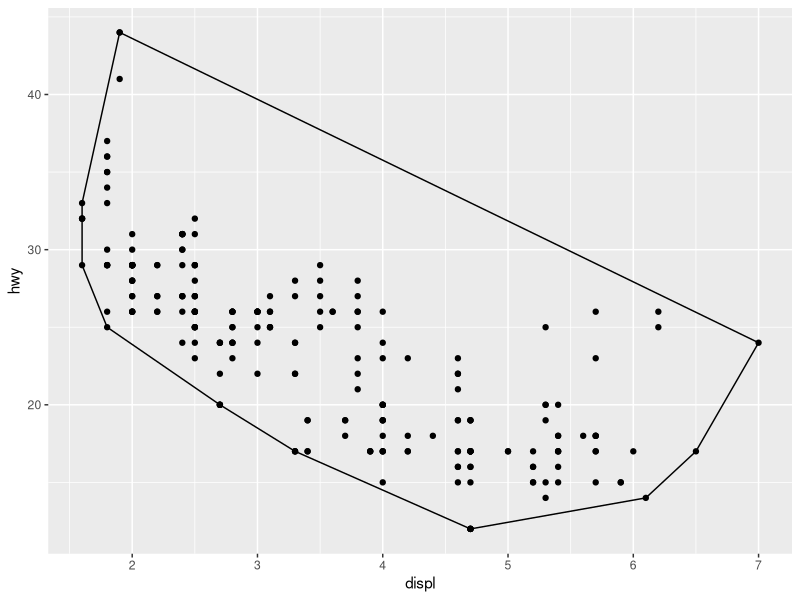
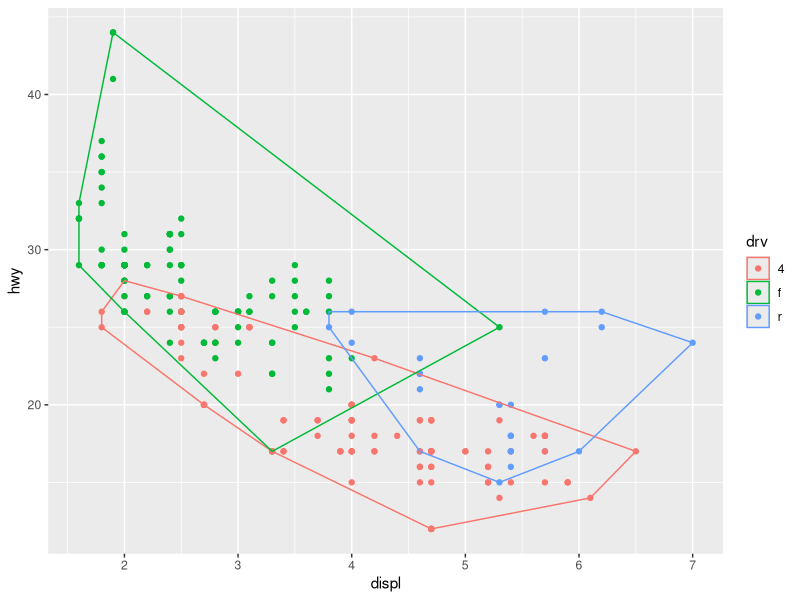
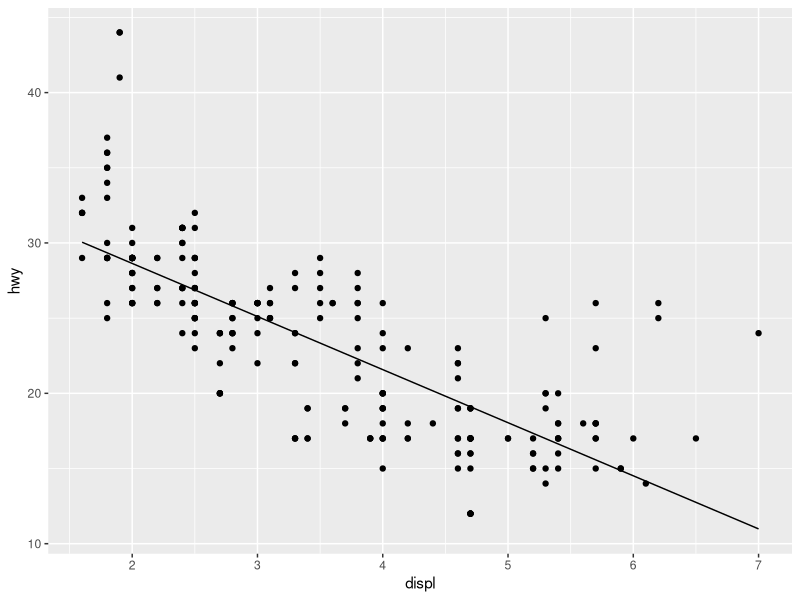
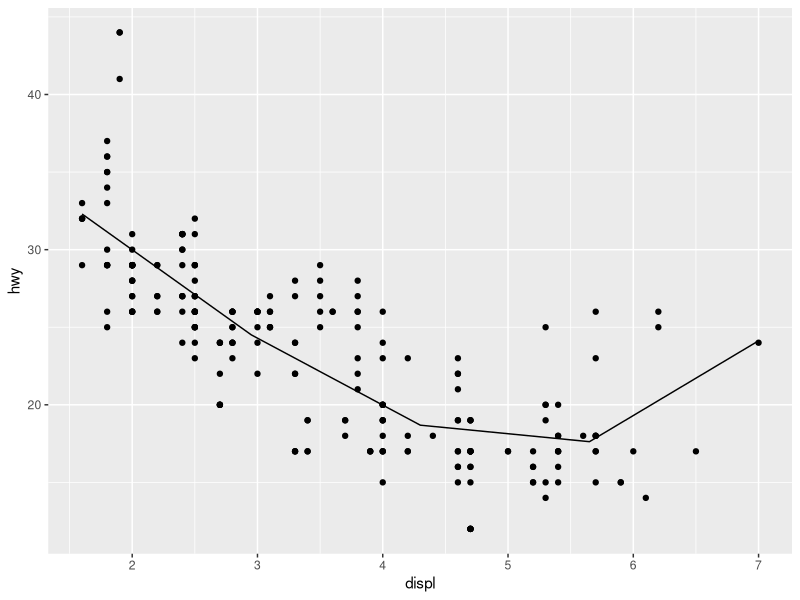
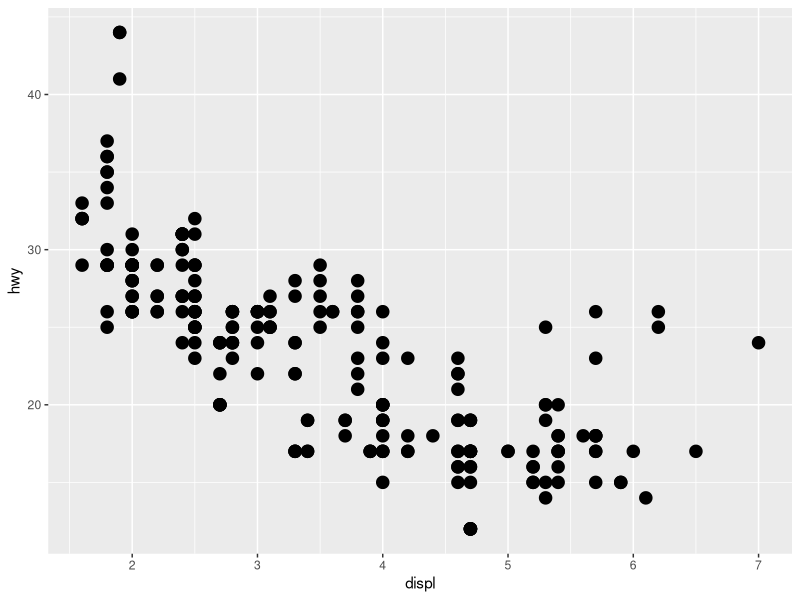
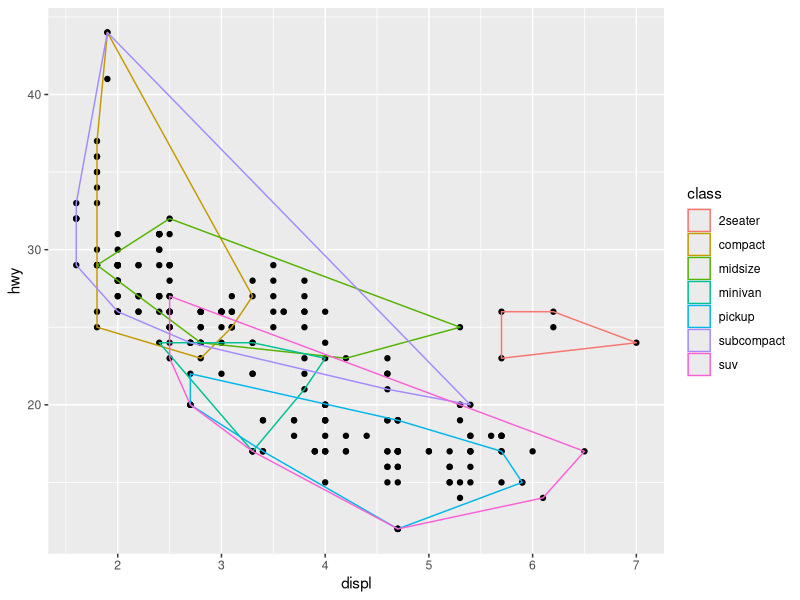
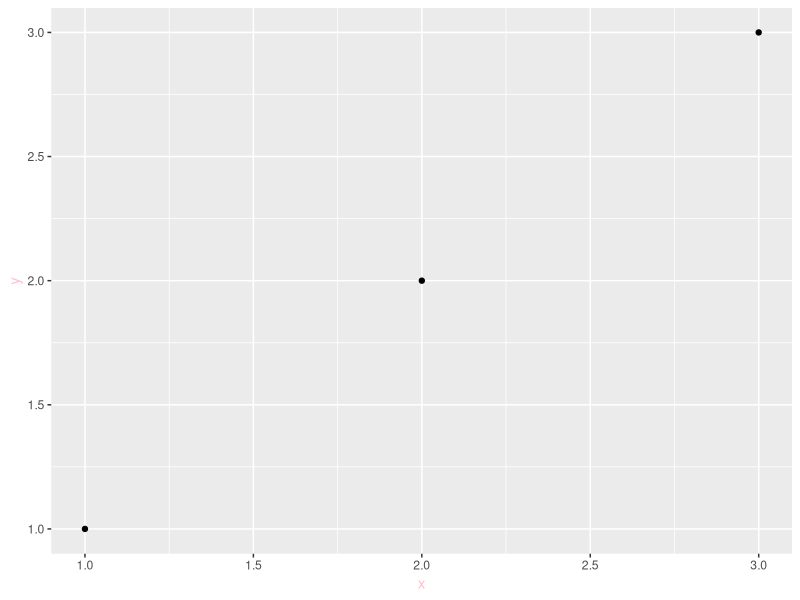

The R script that drew these images, in order:
## ---- chunk 1
knitr::opts_chunk$set(collapse = TRUE, comment = "#>")
library(ggplot2)
## ---- chunk 2
A <- ggproto("A", NULL,
  x = 1,
  inc = function(self) {
    self$x <- self$x + 1
  }
)
A$x
A$inc()
A$x
A$inc()
A$inc()
A$x
## ---- chunk 3
StatChull <- ggproto("StatChull", Stat,
  compute_group = function(data, scales) {
    
    data[chull(data$x, data$y), , drop = FALSE]
  },
  
  required_aes = c("x", "y")
)

stat_chull <- function(mapping = NULL, data = NULL, geom = "polygon",
                       position = "identity", show.legend = NA, 
                       inherit.aes = TRUE, ...) {
  layer(
    stat = StatChull, data = data, mapping = mapping, geom = geom, 
    position = position, show.legend = show.legend, inherit.aes = inherit.aes,
    params = list(...)
  )
}

ggplot(mpg, aes(displ, hwy)) + 
  geom_point() + 
  stat_chull(fill = NA, colour = "black")
## ---- chunk 4
ggplot(mpg, aes(displ, hwy, colour = drv)) + 
  geom_point() + 
  stat_chull(fill = NA)
## ---- chunk 5
geom_chull <- function(mapping = NULL, data = NULL, 
                       position = "identity", show.legend = NA, 
                       inherit.aes = TRUE, ...) {
  layer(
    stat = StatChull, data = data, mapping = mapping,
    position = position, show.legend = show.legend, inherit.aes = inherit.aes,
    params = list(...)
  )
}
## ---- chunk 6
StatLm <- ggproto("StatLm", Stat, 
  required_aes = c("x", "y"),
  
  compute_group = function(data, scales, params) {
    rng <- range(data$x, na.rm = TRUE)
    grid <- data.frame(x = rng)
    
    mod <- lm(y ~ x, data = data)
    grid$y <- predict(mod, newdata = grid)
    
    grid
  }
)

stat_lm <- function(mapping = NULL, data = NULL, geom = "line",
                    position = "identity", show.legend = NA, 
                    inherit.aes = TRUE, ...) {
  layer(
    stat = StatLm, data = data, mapping = mapping, geom = geom, 
    position = position, show.legend = show.legend, inherit.aes = inherit.aes,
    params = list(...)
  )
}

ggplot(mpg, aes(displ, hwy)) + 
  geom_point() + 
  stat_lm()
## ---- chunk 7
StatLm <- ggproto("StatLm", Stat, 
  required_aes = c("x", "y"),
  
  compute_group = function(data, scales, params, n = 100, formula = y ~ x) {
    rng <- range(data$x, na.rm = TRUE)
    grid <- data.frame(x = seq(rng[1], rng[2], length = n))
    
    mod <- lm(formula, data = data)
    grid$y <- predict(mod, newdata = grid)
    
    grid
  }
)

stat_lm <- function(mapping = NULL, data = NULL, geom = "line",
                    position = "identity", show.legend = NA, 
                    inherit.aes = TRUE, n = 50, formula = y ~ x, 
                    ...) {
  layer(
    stat = StatLm, data = data, mapping = mapping, geom = geom, 
    position = position, show.legend = show.legend, inherit.aes = inherit.aes,
    params = list(n = n, formula = formula, ...)
  )
}

ggplot(mpg, aes(displ, hwy)) + 
  geom_point() + 
  stat_lm(formula = y ~ poly(x, 3), n = 5)
## ---- chunk 8
GeomSimplePoint <- ggproto("GeomSimplePoint", Geom,
  required_aes = c("x", "y"),
  default_aes = aes(shape = 19, colour = "black"),
  draw_key = draw_key_point,

  draw_panel = function(data, panel_scales, coord) {
    coords <- coord$transform(data, panel_scales)
    grid::pointsGrob(
      coords$x, coords$y,
      pch = coords$shape,
      gp = grid::gpar(col = coords$colour)
    )
  }
)

geom_simple_point <- function(mapping = NULL, data = NULL, stat = "identity",
                              position = "identity", show.legend = NA, 
                              inherit.aes = TRUE, ...) {
  layer(
    geom = GeomSimplePoint, mapping = mapping,  data = data, stat = stat, 
    position = position, show.legend = show.legend, inherit.aes = inherit.aes,
    params = list(...)
  )
}

ggplot(mpg, aes(displ, hwy)) + geom_simple_point()
## ---- chunk 9
GeomSimplePolygon <- ggproto("GeomPolygon", Geom,
  required_aes = c("x", "y"),
  
  default_aes = aes(colour = "NA", fill = "grey20", size = 0.5, linetype = 1, alpha = 1),

  draw_key = draw_key_polygon,

  draw_group = function(data, panel_scales, coord) {
    n <- nrow(data)
    if (n <= 2) return(grid::nullGrob())

    coords <- coord$transform(data, panel_scales)
    # A polygon can only have a single colour, fill, etc, so take from first row
    first_row <- coords[1, , drop = FALSE]

    grid::polygonGrob(
      coords$x, coords$y, 
      default.units = "native",
      gp = grid::gpar(
        col = first_row$colour,
        fill = scales::alpha(first_row$fill, first_row$alpha),
        lwd = first_row$size * .pt,
        lty = first_row$linetype
      )
    )
  }
)
geom_simple_polygon <- function(mapping = NULL, data = NULL, stat = "chull",
                                position = "identity", show.legend = NA, 
                                inherit.aes = TRUE, ...) {
  layer(
    geom = GeomSimplePolygon, mapping = mapping, data = data, stat = stat, 
    position = position, show.legend = show.legend, inherit.aes = inherit.aes,
    params = list(...)
  )
}

ggplot(mpg, aes(displ, hwy)) + 
  geom_point() + 
  geom_simple_polygon(aes(colour = class), fill = NA)
## ---- chunk 10
df <- data.frame(x = 1:3, y = 1:3)
base <- ggplot(df, aes(x, y)) + geom_point()

base + theme(text = element_text(colour = "pink"))
## ---- chunk 11
theme_grey()$legend.key

new_theme <- theme_grey() + theme(legend.key = element_rect(colour = "red"))
new_theme$legend.key

new_theme <- theme_grey() %+replace% theme(legend.key = element_rect(colour = "red"))
new_theme$legend.key
